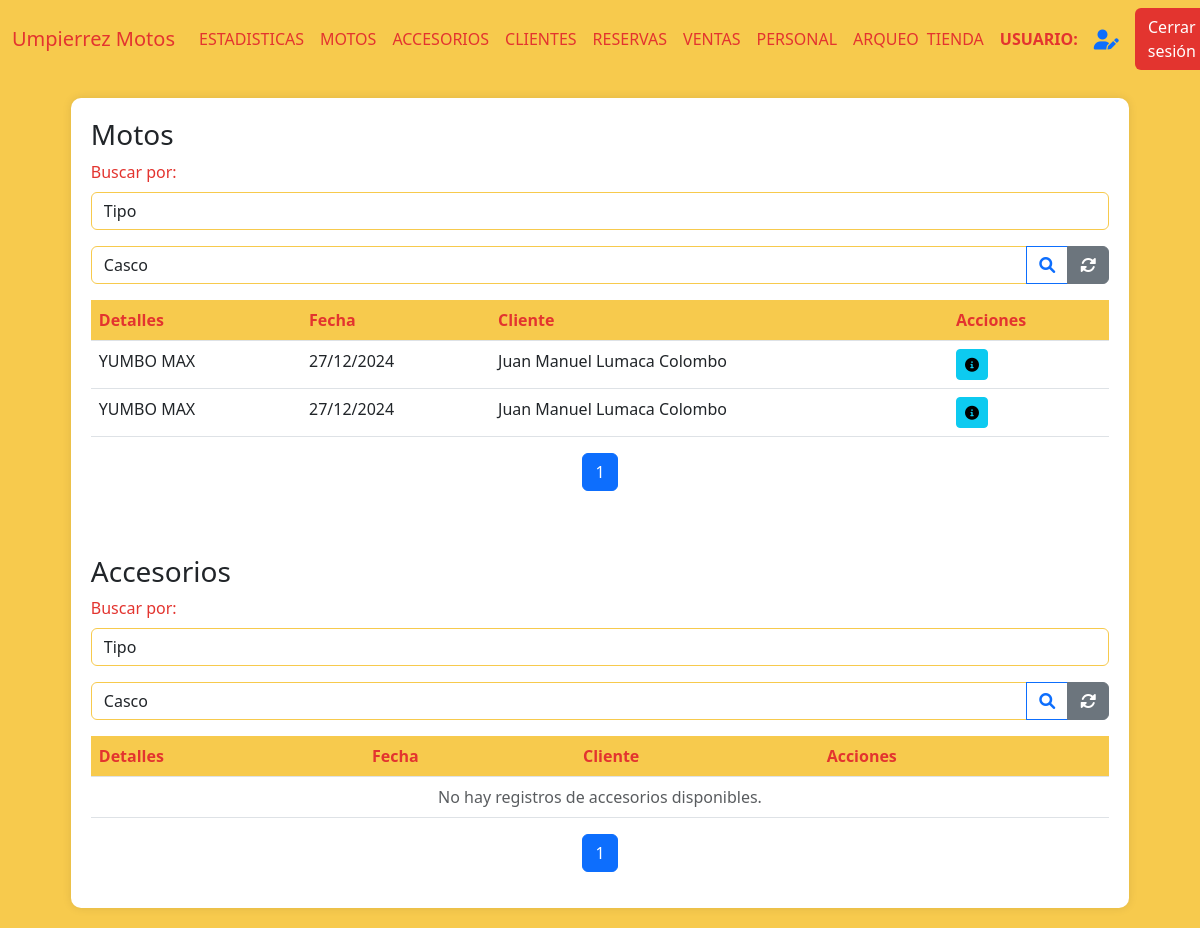
Before: /ventas (signed in) with the older database file.
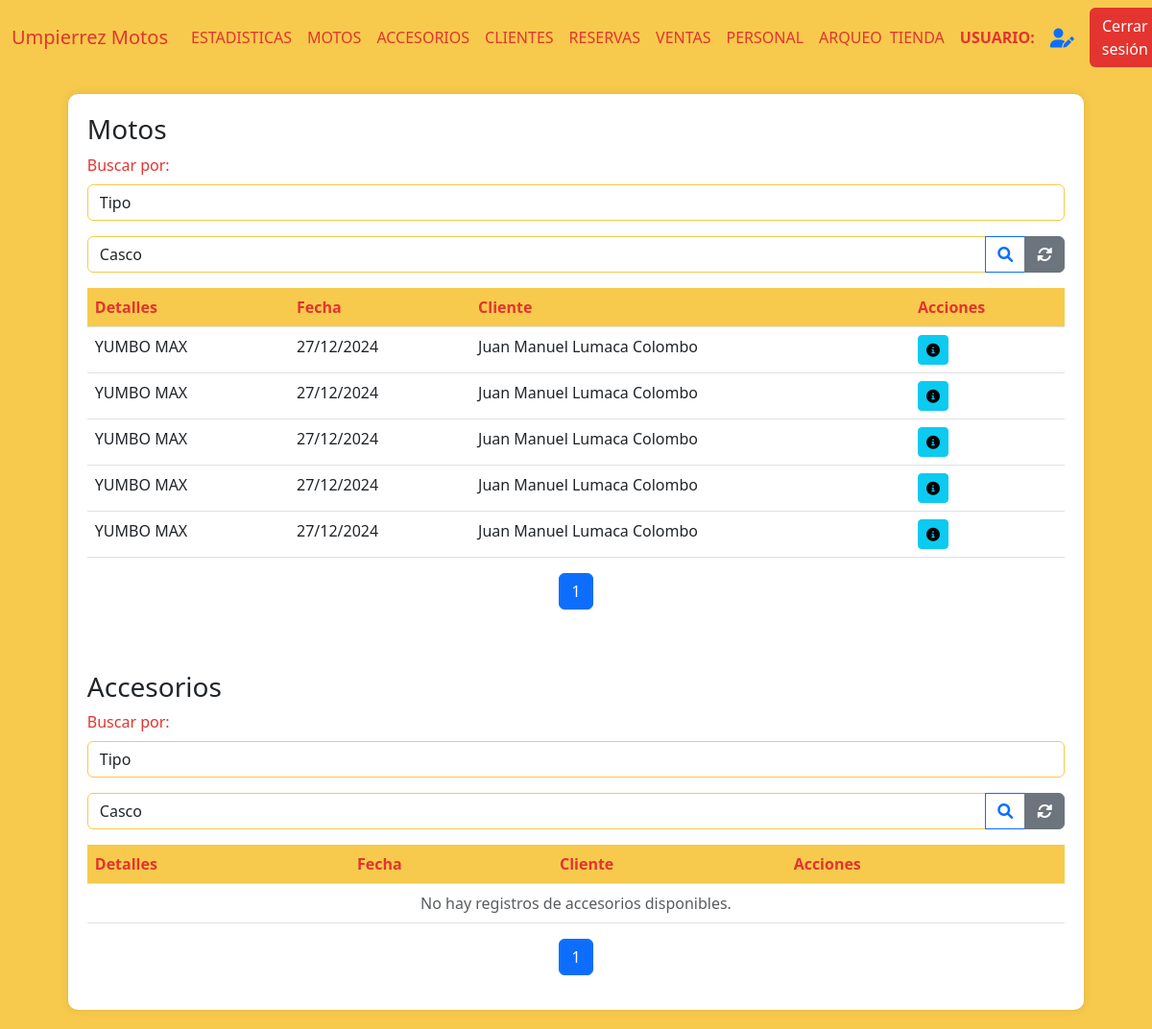
After: the same page with the newer database file.
### AppUM/models.py (models this page shows)
class ComprasVentas(models.Model):
    moto = models.ForeignKey(Moto, related_name='moto_cliente', on_delete=models.CASCADE)
    cliente = models.ForeignKey(Cliente, related_name='cliente_moto', on_delete=models.CASCADE)
    fecha_compra = models.DateField()
    fotocopia_libreta = models.ImageField(null=True, blank=True, upload_to="documentacion/libretas/")
    compra_venta = models.FileField(null=True, blank=True, upload_to="documentacion/compra_venta/")
    certificado_venta = models.FileField(null=True, blank=True, upload_to="documentacion/certificado_venta/")
    tipo = models.CharField(max_length=20)
    forma_de_pago = models.TextField(null=True, blank=True)
    class Meta:
        pass

### AppUM/decorators.py (the view)
    def _wrapped_view(request, *args, **kwargs):
        user = request.user
        if user.is_authenticated:
            usuario_consulta = Personal.objects.filter(usuario=user.username).first()
            if usuario_consulta:
                if Administrativo.objects.filter(personal_ptr_id=usuario_consulta.id,activo=1).exists():
                    return view_func(request, *args, **kwargs)
                else:
                    raise PermissionDenied
            else:
                return view_func(request, *args, **kwargs)
        else:
            return redirect('Login')  # Redirigir al login si no está autenticado

### AppUM/functions.py (called while the page is built)
def funcion_paginas_varias(req,instancia_model):
    paginator = Paginator(instancia_model, 5)  # 5 motos por página
    page_number = req.GET.get('page')  # Obtiene el número de página desde la URL
    page_obj = paginator.get_page(page_number)
    return page_obj

### AppUM/templates/perfil_administrativo/ventas/ventas.html (shortened to what this page needs)
{% extends "perfil_administrativo/padre_perfil_administrativo.html" %}
{% load static %}
{% block contenidoQueCambia %}
<div class="table-container" id="inventarios">
    <h3>Motos</h3>
    <div class="mb-3">
        <label for="estado" class="form-label">Buscar por:</label>
        <select class="form-control" name="estado_accesorio" id="tipo_busqueda" onchange="tipo_busqueda()">
            <option value="tipo">Tipo</option>
        </select>
    </div>
    <form action="{% url 'BusquedaTipoAccesorio' %}" enctype="multipart/form-data" method="get" id="busqueda_tipo">{% csrf_token %}
        <div class="input-group mb-3">
            <select class="form-control" name="tipo_accesorio" id="tipo_accesorio">
                <option value="casco">Casco</option>
            </select>
            <button class="btn btn-outline-primary" type="submit">
                <i class="fas fa-search"></i>
            </button>
            <a href="{% url 'Accesorios' %}" class="btn btn-secondary">
                <i class="fas fa-sync-alt"></i>
            </a>
        </div>
    </form>
    <table class="table">
        <thead>
            <tr>
                <th>Detalles</th>
                <th>Fecha</th>
                <th>Cliente</th>
                <th>Acciones</th>
            </tr>
        </thead>
        <tbody>
            {% if page_obj %}
                {% for moto in page_obj %}
            <tr>
                <td>{{ moto.moto.moto__marca }} {{ moto.moto.moto__modelo }}</td>
                <td>{{ moto.moto.fecha_compra|date:"d/m/Y"}}</td>
                <td>{{ moto.moto.cliente__nombre }} {{ moto.moto.cliente__apellido }}</td>
                <td>
                    <a href="{% url 'ClienteFicha' moto.moto.cliente__id %}"><button class="btn btn-sm btn-info"><i class="fas fa-info-circle"></i></button></a>
                </td>
            </tr>
            {% endfor %}
            {% else %}
                <tr>
                    <td colspan="9" class="text-center text-muted">
                        No hay registros de accesorios disponibles.
                    </td>
                </tr>
            {% endif %}
        </tbody>
    </table>
    <nav aria-label="Page navigation">
        <ul class="pagination justify-content-center">
            {% for num in page_obj.paginator.page_range %}
            <li class="page-item {% if page_obj.number == num %}active{% endif %}">
                <a class="page-link" href="?page={{ num }}">{{ num }}</a>
            </li>
            {% endfor %}
        </ul>
    </nav>
<br>
<br>
    <h3>Accesorios</h3>
    <div class="mb-3">
        <label for="estado" class="form-label">Buscar por:</label>
        <select class="form-control" name="estado_accesorio" id="tipo_busqueda" onchange="tipo_busqueda()">
            <option value="tipo">Tipo</option>
        </select>
    </div>
    <form action="{% url 'BusquedaTipoAccesorio' %}" enctype="multipart/form-data" method="get" id="busqueda_tipo">{% csrf_token %}
        <div class="input-group mb-3">
            <select class="form-control" name="tipo_accesorio" id="tipo_accesorio">
                <option value="casco">Casco</option>
            </select>
            <button class="btn btn-outline-primary" type="submit">
                <i class="fas fa-search"></i>
            </button>
            <a href="{% url 'Accesorios' %}" class="btn btn-secondary">
                <i class="fas fa-sync-alt"></i>
            </a>
        </div>
    </form>
    <table class="table">
        <thead>
            <tr>
                <th>Detalles</th>
                <th>Fecha</th>
                <th>Cliente</th>
                <th>Acciones</th>
            </tr>
        </thead>
        <tbody>
            {% if page_objAccs %}
                {% for accesorio in page_objAccs %}
            <tr>
                <td>{{ accesorio.accesorio.accesorio__tipo }} {{ accesorio.accesorio.accesorio__marca }} {{ accesorio.accesorio.accesorio__modelo }}</td>
                <td>{{ accesorio.accesorio.fecha_compra|date:"d/m/Y"}}</td>
                <td>{{ accesorio.accesorio.cliente__nombre }} {{ accesorio.accesorio.cliente__apellido }}</td>
                <td>
                    <a href="{% url 'ClienteFicha' accesorio.accesorio.cliente__id %}"><button class="btn btn-sm btn-info"><i class="fas fa-info-circle"></i></button></a>
                </td>
            </tr>
            {% endfor %}
            {% else %}
                <tr>
                    <td colspan="9" class="text-center text-muted">
                        No hay registros de accesorios disponibles.
                    </td>
                </tr>
            {% endif %}
        </tbody>
    </table>
    <nav aria-label="Page navigation">
        <ul class="pagination justify-content-center">
            {% for num in page_objAccs.paginator.page_range %}
            <li class="page-item {% if page_objAccs.number == num %}active{% endif %}">
                <a class="page-link" href="?page={{ num }}">{{ num }}</a>
            </li>
            {% endfor %}
        </ul>
    </nav>
</div>
{% endblock %}

### AppUM/templates/perfil_administrativo/padre_perfil_administrativo.html (shortened to what this page needs)
<!DOCTYPE html>
<html lang="es">
<head>
    {% load static %}
    <link href="https://cdn.jsdelivr.net/npm/bootstrap@5.3.0/dist/css/bootstrap.min.css" rel="stylesheet">
    <link href="https://cdnjs.cloudflare.com/ajax/libs/font-awesome/6.0.0/css/all.min.css" rel="stylesheet">
    <link href="{% static 'css/styles.css' %}" rel="stylesheet" />
</head>
<body>
    <nav class="navbar navbar-expand-lg navbar-custom">
        <div class="container-fluid">
            <a class="navbar-brand" href="#">Umpierrez Motos</a>
            <div class="collapse navbar-collapse" id="navbarNav">
                <ul class="navbar-nav me-auto mb-2 mb-lg-0">
                    <li class="nav-item {% if active_page == 'Estadisticas' %}active{% endif %}">
                        <a class="nav-link" href="{% url 'Estadisticas' %}" onclick="">ESTADISTICAS</a>
                    </li>
                    <li class="nav-item {% if active_page == 'Motos' %}active{% endif %}">
                        <a class="nav-link" href="{% url 'Motos' %}" onclick="">MOTOS</a>
                    </li>
                    <li class="nav-item">
                        <a class="nav-link" href="{% url 'Accesorios' %}" onclick="">ACCESORIOS</a>
                    </li>
                    <li class="nav-item">
                        <a class="nav-link" href="{% url 'Clientes' %}" onclick="">CLIENTES</a>
                    </li>
                    <li class="nav-item">
                        <a class="nav-link" href="{% url 'Reservas' %}" onclick="">RESERVAS</a>
                    </li>
                    <li class="nav-item">
                        <a class="nav-link" href="{% url 'Ventas' %}" onclick="">VENTAS</a>
                    </li>
                    <li class="nav-item">
                        <a class="nav-link" href="{% url 'Personal' %}" onclick="">PERSONAL</a>
                    </li>
                    <li class="nav-item">
                        <a class="nav-link" href="{% url 'Arqueos' %}" onclick="">ARQUEO</a>
                    </li>
                </ul>
                <div class="d-flex align-items-center">
                    <a href="{% url 'Tienda' %}" class="nav-link me-3">TIENDA</a>
                    <span class="navbar-text me-3">
                        <strong>USUARIO:</strong> {{ request.user.first_name }}
                    </span>
                    <a href="{% url 'EditarUsuario' %}" class="me-3" title="Editar Perfil">
                        <i class="fas fa-user-edit fa-lg"></i>
                    </a>
                    <a href="{% url 'CerrarSesion' %}">
                        <button class="btn btn-logout">Cerrar sesión</button>
                    </a>
                </div>
            </div>
        </div>
    </nav>
    <div class="container-fluid" id="content">
        {% block contenidoQueCambia %}
        {% endblock %}
    </div>
</body>
</html>

### AppUM/static/css/styles.css (style rules this page uses)
body { background-color: #f7ca4d; }
.form-label { color: #e3342f; }
.form-control { border-color: #f7ca4d; }
.navbar-custom { background-color: #f7ca4d; }
.navbar-brand, .nav-link, .navbar-text { color: #e3342f !important; }
.btn-logout { background-color: #e3342f; color: #fff; }
.table-container { background-color: #fff; border-radius: 10px; padding: 20px; box-shadow: 0px 0px 10px rgba(0, 0, 0, 0.1); margin: 20px auto; max-width: 90%; }
.table th { background-color: #f7ca4d; color: #e3342f; }

Changed rows visible on the page:
added ComprasVentas: moto.moto__marca "YUMBO", moto.moto__modelo "MAX", moto.fecha_compra "27/12/2024", moto.cliente__nombre "Juan Manuel", moto.cliente__apellido "Lumaca Colombo"
added ComprasVentas: moto.moto__marca "YUMBO", moto.moto__modelo "MAX", moto.fecha_compra "27/12/2024", moto.cliente__nombre "Juan Manuel", moto.cliente__apellido "Lumaca Colombo"
added ComprasVentas: moto.moto__marca "YUMBO", moto.moto__modelo "MAX", moto.fecha_compra "27/12/2024", moto.cliente__nombre "Juan Manuel", moto.cliente__apellido "Lumaca Colombo"
